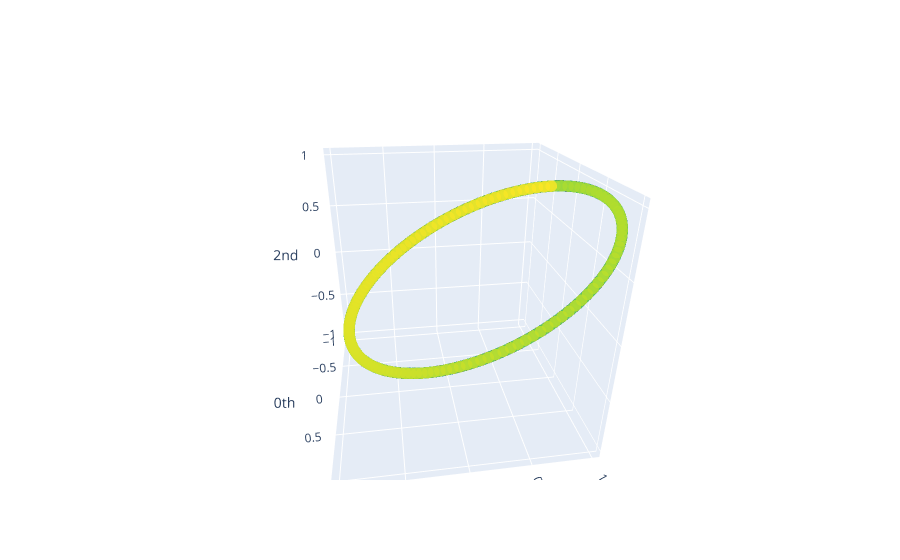

The notebook cell this image was saved under:
### Markdown cell above
Plotting the embedding as a point cloud gives:

### Code cell
plot_point_cloud(y_periodic_embedded)

### Figure 1 — Plotly figure (JSON) as saved in the notebook; plotly's stock layout.template omitted (floating-point values rounded to 4 significant figures; data arrays with more than 128 entries replaced by an {"elided": "..."} marker saying what was removed)
{"data": [{"marker": {"color": {"elided": "980 int values"}, "colorscale": [[0, "#440154"], [0.1111, "#482878"], [0.2222, "#3e4989"], [0.3333, "#31688e"], [0.4444, "#26828e"], [0.5556, "#1f9e89"], [0.6667, "#35b779"], [0.7778, "#6ece58"], [0.8889, "#b5de2b"], [1, "#fde725"]], "opacity": 0.8, "size": 4}, "mode": "markers", "type": "scatter3d", "x": {"elided": "980 float values"}, "y": {"elided": "980 float values"}, "z": {"elided": "980 float values"}}], "layout": {"autosize": true, "scene": {"aspectmode": "auto", "aspectratio": {"x": 1.0, "y": 1.0, "z": 1.0}, "camera": {"center": {"x": 0, "y": 0, "z": 0}, "eye": {"x": 1.682, "y": -0.2497, "z": 0.8467}, "projection": {"type": "perspective"}, "up": {"x": 0, "y": 0, "z": 1}}, "xaxis": {"exponentformat": "e", "showexponent": "all", "title": {"text": "0th"}, "type": "linear"}, "yaxis": {"exponentformat": "e", "showexponent": "all", "title": {"text": "1st"}, "type": "linear"}, "zaxis": {"exponentformat": "e", "showexponent": "all", "title": {"text": "2nd"}, "type": "linear"}}}}
